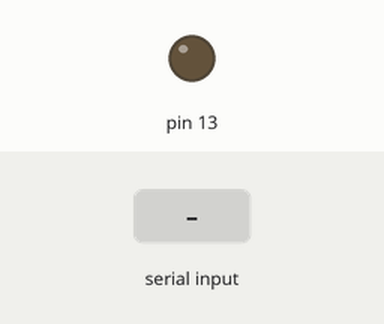
Recording of a sketch running on a simulated Arduino Uno, built with avr-gcc and run on an emulated ATmega328P. On the bench: output pins drawn as LEDs (lit = HIGH). Inputs (shaded band) come from the test bench.

Above: at 1.2 s.
1.3 s: "9\n" received over Serial
At 2.0 s:
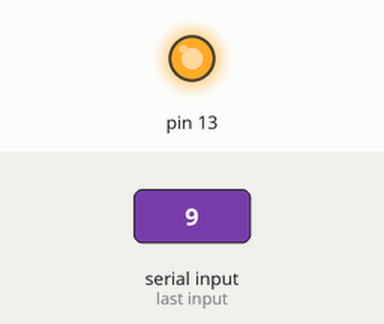
2.8 s: "6\n" received over Serial
At 3.2 s:
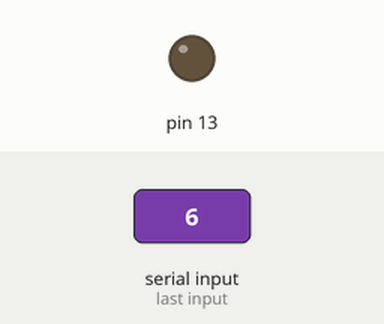
Timing chart, 0 to 5.8 s (numbered marks = the images above; inputs shaded):
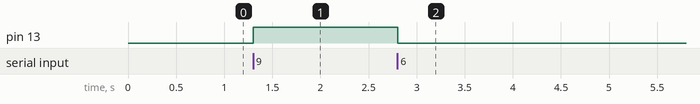

Measured:
- after the input at 1.3 s, pin 13: LOW → HIGH at once
- after the input at 2.8 s, pin 13: HIGH → LOW at once

The sketch:

Controlling_an_LED.ino
```cpp
//Controlling-an-LED


void setup()
{
  pinMode(13, OUTPUT);
  Serial.begin(9600);

}

void loop()
{
    if(Serial.available())
    {
      int theInput = Serial.parseInt();

      if(theInput == 9)
      {
        digitalWrite(13,HIGH);
      }

      if ( theInput == 6)
      {
        digitalWrite(13, LOW);
      }


    }
    delay(1);
}
```
